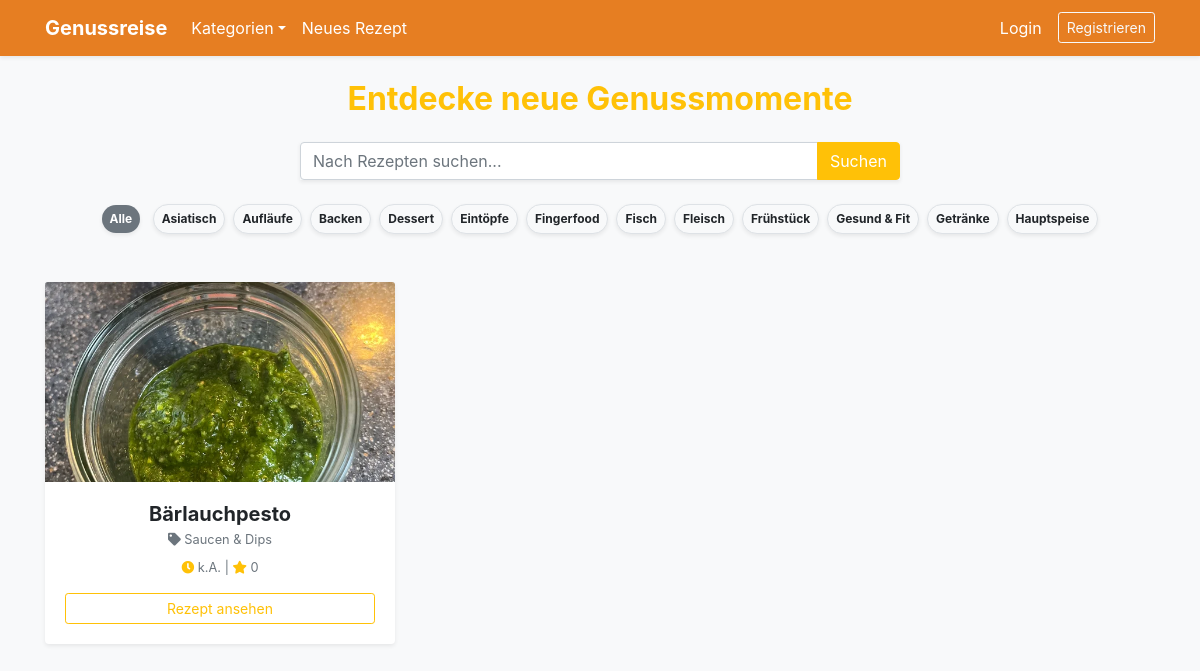
The page / on the database its author committed.
### app.py (models this page shows)
class Category(db.Model):
    id = db.Column(db.Integer, primary_key=True)
    name = db.Column(db.String(50), unique=True, nullable=False)
    recipes = db.relationship('Recipe', backref='category_rel', lazy=True)

class Recipe(db.Model):
    id = db.Column(db.Integer, primary_key=True)
    name = db.Column(db.String(100), nullable=False)
    instructions = db.Column(db.Text, nullable=False)
    image_file = db.Column(db.String(100), nullable=False, default='default.jpg')
    prep_time = db.Column(db.Integer, default=0)
    cook_time = db.Column(db.Integer, default=0)
    rest_time = db.Column(db.Integer, default=0)
    servings = db.Column(db.Integer, default=1)
    calories = db.Column(db.Integer, default=0)
    protein = db.Column(db.Float, default=0.0)
    carbs = db.Column(db.Float, default=0.0)
    fat = db.Column(db.Float, default=0.0)
    rating_sum = db.Column(db.Integer, default=0)
    rating_count = db.Column(db.Integer, default=0)
    user_id = db.Column(db.Integer, db.ForeignKey('user.id'), nullable=False)
    category_id = db.Column(db.Integer, db.ForeignKey('category.id'), nullable=True)
    ingredients = db.relationship('Ingredient', backref='recipe', lazy=True, cascade="all, delete-orphan")
    comments = db.relationship('Comment', backref='recipe', lazy=True, cascade="all, delete-orphan")
    @property
    def total_time_formatted(self):
        total = (self.prep_time or 0) + (self.cook_time or 0) + (self.rest_time or 0)
        if total == 0: return "k.A."
        if total >= 60:
            h, m = total // 60, total % 60
            return f"{h} Std. {m} Min." if m > 0 else f"{h} Std."
        return f"{total} Min."

### app.py (the view)
@app.route("/")
def index():
    page = request.args.get('page', 1, type=int)
    search = request.args.get('search')
    if search:
        pagination = Recipe.query.filter((Recipe.name.contains(search)) | (Recipe.instructions.contains(search))).order_by(Recipe.id.desc()).paginate(page=page, per_page=9)
    else:
        pagination = Recipe.query.order_by(Recipe.id.desc()).paginate(page=page, per_page=9)
    for r in pagination.items:
        r.avg_rating = round(r.rating_sum / r.rating_count, 1) if r.rating_count > 0 else 0
    return render_template('index.html', recipes=pagination, search_query=search)

### app.py (called while the page is built)
@app.context_processor
def inject_categories():
    return dict(all_categories=Category.query.order_by(Category.name).all())

### templates/index.html (shortened to what this page needs)
{% extends "base.html" %}
{% block content %}
<div class="mb-4 text-center">
    <h2 class="text-warning font-weight-bold mb-4">{% if current_category %}Kategorie: {{ current_category.name }}{% else %}Entdecke neue Genussmomente{% endif %}</h2>
    <form action="{{ url_for('index') }}" method="GET" class="input-group shadow-sm mb-4 mx-auto" style="max-width: 600px;">
        <input type="text" name="search" class="form-control" placeholder="Nach Rezepten suchen..." value="{{ search_query or '' }}">
        <div class="input-group-append"><button class="btn btn-warning text-white" type="submit">Suchen</button></div>
    </form>
    <div class="mb-5">
        <a href="{{ url_for('index') }}" class="badge badge-pill badge-secondary p-2 mx-1 shadow-sm">Alle</a>
        {% for cat in all_categories[:12] %}<a href="{{ url_for('recipes_in_category', category_id=cat.id) }}" class="badge badge-pill {% if current_category and current_category.id == cat.id %}badge-warning text-white{% else %}badge-light border{% endif %} p-2 mx-1 shadow-sm">{{ cat.name }}</a>{% endfor %}
    </div>
</div>
<div class="row">
    {% for recipe in recipes.items %}
    <div class="col-md-4 mb-4">
        <div class="card h-100 border-0 shadow-sm" style="transition: 0.3s;" onmouseover="this.style.transform='translateY(-5px)'" onmouseout="this.style.transform='translateY(0)'">
            <img src="{{ url_for('static', filename='uploads/' + recipe.image_file) }}" class="card-img-top" style="height: 200px; object-fit: cover;">
            <div class="card-body text-center">
                <h5 class="font-weight-bold mb-1">{{ recipe.name }}</h5>
                <p class="text-muted small mb-2"><i class="fas fa-tag"></i> {{ recipe.category_rel.name if recipe.category_rel else 'Allgemein' }}</p>
                <p class="small text-muted"><i class="fas fa-clock text-warning"></i> {{ recipe.total_time_formatted }} | <i class="fas fa-star text-warning"></i> {{ recipe.avg_rating }}</p>
                <a href="{{ url_for('recipe_detail', recipe_id=recipe.id) }}" class="btn btn-outline-warning btn-sm btn-block stretched-link">Rezept ansehen</a>
            </div>
        </div>
    </div>
    {% endfor %}
</div>
{% endblock %}

### rows shown on the page
Category: name "Asiatisch"
Category: name "Aufläufe"
Category: name "Backen"
Category: name "Dessert"
Category: name "Eintöpfe"
Category: name "Fingerfood"
Category: name "Fisch"
Category: name "Fleisch"
Category: name "Frühstück"
Category: name "Gesund & Fit"
Category: name "Getränke"
Category: name "Hauptspeise"
Recipe: image_file (picture), name "Bärlauchpesto", category_rel "Saucen & Dips", total_time_formatted "k.A.", avg_rating "0"
